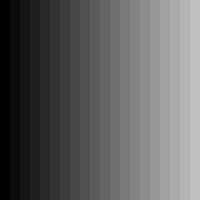
Frame 1 (no input)
Frame 60 (the mouse pressed at the canvas centre just before this capture): identical to frame 1, image omitted
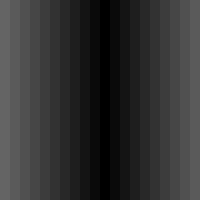
Frame 120 (the mouse held since frame 60 and released just before this capture)

The Processing sketch that drew these frames (run headless with seeded random() and noise(); from frame 60 on, the mouse is pressed at the canvas centre):

// Processing sketch: Helton_S7_A7
// ── Helton_S7_A7.pde
//Tanner Helton
void setup() {
  size(200, 200);
  background(0);
}
void draw() {
  background(0);
  for (int i = 0; i < width; i += 10) {
    noStroke();
    float distance = abs(mouseX - i);
    fill(distance);
    rect(i, 0, 10, height);
  }
}
